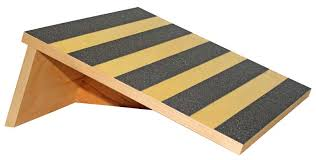
#> input picture Image_processing_py_codes/wedge.jpg, 316 x 160 px
$ python 2.transforamtion.py
#> lines starting #> are read from the running program, lines starting #| are printed output that depends on the picture
import numpy as np
import cv2 as cv


img = cv.imread("wedge.jpg")
#> img is the input picture: shape (160, 316, 3); mean B, G, R 174.9, 193.3, 206
cv.imshow("img",img)
print(img.shape)
#| (160, 316, 3)

rows,cols,ch = img.shape
#> rows = 160; cols = 316; ch = 3
#In affine transformation, all parallel lines in the original image will still be parallel in the output image. To find the transformation matrix, we need three points from input image and their corresponding locations in output image. Then cv.getAffineTransform will create a 2x3 matrix which is to be passed to cv.warpAffine.
# retval = cv.getAffineTransform( src, dst )
# dst = cv.warpAffine( src, M, dsize[, dst[, flags[, borderMode[, borderValue]]]] )

pts1 = np.float32([[137,6],[311,88],[24,31]])
pts2 = np.float32([[0,0],[cols-1,0],[0,rows-1]])
#> pts2 = [[0, 0], [315, 0], [0, 159]]

M = cv.getAffineTransform(pts1,pts2)

aff_T = cv.warpAffine(img,M,(cols,rows))
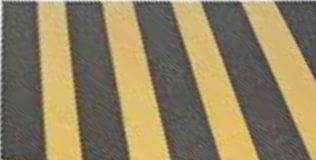
#> aff_T: shape (160, 316, 3); mean B, G, R 96.2, 128.8, 142.6
cv.imshow("Transform Affine",aff_T)

#For perspective transformation, you need a 3x3 transformation matrix. Straight lines will remain straight even after the transformation. To find this transformation matrix, you need 4 points on the input image and corresponding points on the output image. Among these 4 points, 3 of them should not be collinear. Then transformation matrix can be found by the function cv.getPerspectiveTransform. Then apply cv.warpPerspective with this 3x3 transformation matrix.
#retval	= cv.getPerspectiveTransform( src, dst ) :returns 3x3 perspective transformation for the corresponding 4 point pairs.
#dst = cv.warpPerspective( src, M, dsize[, dst[, flags[, borderMode[, borderValue]]]])

pts1 = np.float32([[137,6],[311,88],[21,42],[239,155]])
pts2 = np.float32([[0,0],[cols-1,0],[0,rows-1],[cols-1,rows-1]])
#> pts2 = [[0, 0], [315, 0], [0, 159], [315, 159]]

M_pers = cv.getPerspectiveTransform(pts1,pts2)

pers_T = cv.warpPerspective(img,M_pers,(cols,rows))
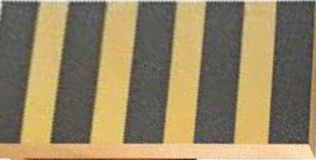
#> pers_T: shape (160, 316, 3); mean B, G, R 99.9, 132.8, 149.1
cv.imshow("Transform Perspective",pers_T)

cv.waitKey(0)
